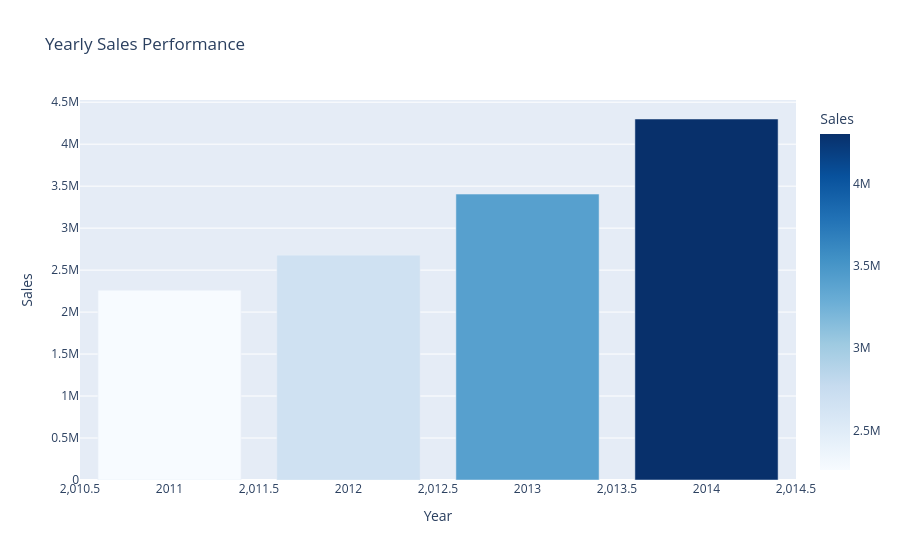

Source (notebook cell):
### Code cell
yearly_sales = df.groupby("Year")["Sales"].sum().reset_index()

fig = px.bar(
    yearly_sales,
    x="Year",
    y="Sales",
    title="Yearly Sales Performance",
    color="Sales",
    color_continuous_scale="Blues"
)

fig.show()

### Figure 1 — Plotly figure (JSON) as saved in the notebook; plotly's stock layout.template omitted (floating-point values rounded to 4 significant figures)
{"data": [{"hovertemplate": "Year=%{x}<br>Sales=%{marker.color}<extra></extra>", "legendgroup": "", "marker": {"color": [2259000.0, 2677000.0, 3406000.0, 4300000.0], "coloraxis": "coloraxis", "pattern": {"shape": ""}}, "name": "", "orientation": "v", "showlegend": false, "textposition": "auto", "type": "bar", "x": [2011, 2012, 2013, 2014], "xaxis": "x", "y": [2259000.0, 2677000.0, 3406000.0, 4300000.0], "yaxis": "y"}], "layout": {"barmode": "relative", "coloraxis": {"colorbar": {"title": {"text": "Sales"}}, "colorscale": [[0, "rgb(247,251,255)"], [0.125, "rgb(222,235,247)"], [0.25, "rgb(198,219,239)"], [0.375, "rgb(158,202,225)"], [0.5, "rgb(107,174,214)"], [0.625, "rgb(66,146,198)"], [0.75, "rgb(33,113,181)"], [0.875, "rgb(8,81,156)"], [1, "rgb(8,48,107)"]]}, "legend": {"tracegroupgap": 0}, "title": {"text": "Yearly Sales Performance"}, "xaxis": {"anchor": "y", "domain": [0, 1], "title": {"text": "Year"}}, "yaxis": {"anchor": "x", "domain": [0, 1], "title": {"text": "Sales"}}}}
